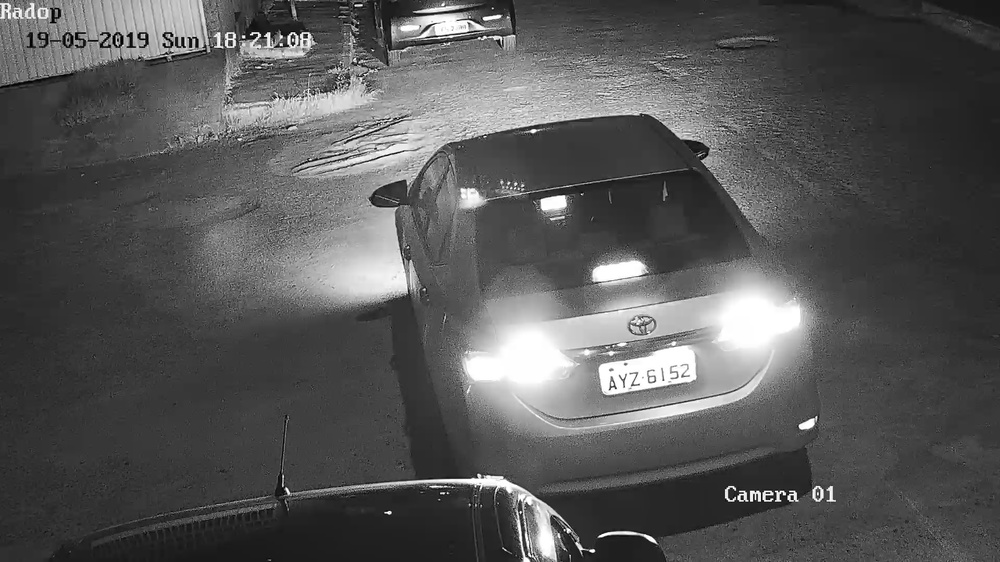
#> input picture Bibliotecas/Camera/Banco_de_Imagens/19_5_2019/18:21:13:743127.jpg, 1000 x 562 px, shrunk from 1920 x 1080 before the run
$ python processamento.py
#> lines starting #> are read from the running program, lines starting #| are printed output that depends on the picture
import cv2
import numpy as np
from matplotlib import pyplot as plt

# Initiate FAST object with default values
fast = cv2.FastFeatureDetector_create()

# Load an color image in grayscale
img = cv2.imread('19_5_2019/18:21:13:743127.jpg',0)
#> img is the input picture: shape (562, 1000); min 0, max 255, mean 86.8
plt.imshow(img, cmap = 'gray', interpolation = 'bicubic')
plt.xticks([]), plt.yticks([])  # to hide tick values on X and Y axis
plt.show()

#copy of original image for preprocessing
img_canny = cv2.Canny(img,100,200)
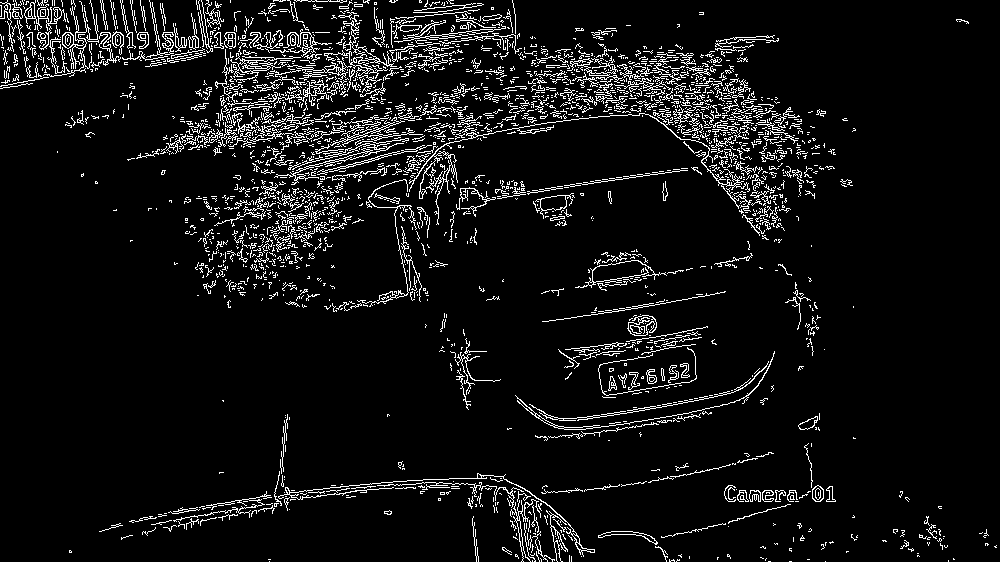
#> img_canny: shape (562, 1000); 7% white in thin lines or dots

plt.imshow(img_canny, cmap = 'gray', interpolation = 'bicubic')
plt.xticks([]), plt.yticks([])  # to hide tick values on X and Y axis
plt.show()


pre_img = img

$ run again, with Bibliotecas/Camera/Banco_de_Imagens/19_5_2019/15:40:37:784630.jpg copied over Bibliotecas/Camera/Banco_de_Imagens/19_5_2019/18:21:13:743127.jpg
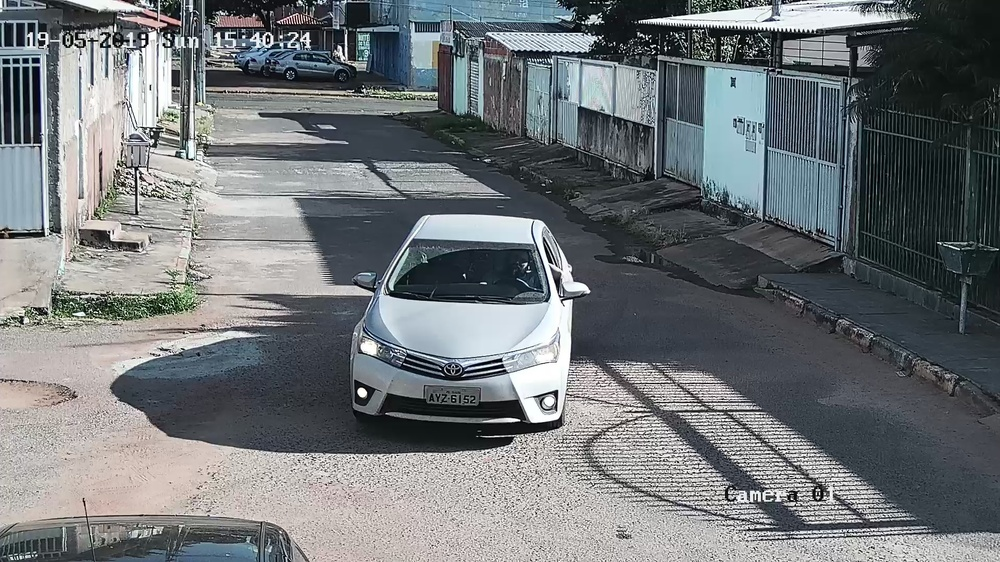
#> input picture Bibliotecas/Camera/Banco_de_Imagens/19_5_2019/15:40:37:784630.jpg, 1000 x 562 px, shrunk from 1920 x 1080 before the run
#> `img = cv2.imread('19_5_2019/18:21:13:743127.jpg',0)`:
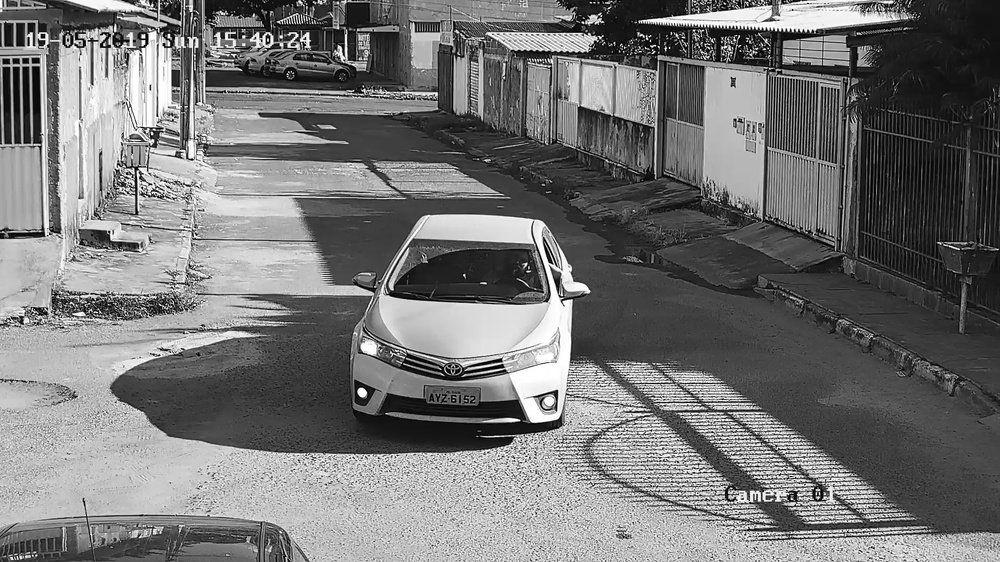
#> img: shape (562, 1000); min 0, max 255, mean 116.6
#> `img_canny = cv2.Canny(img,100,200)`:
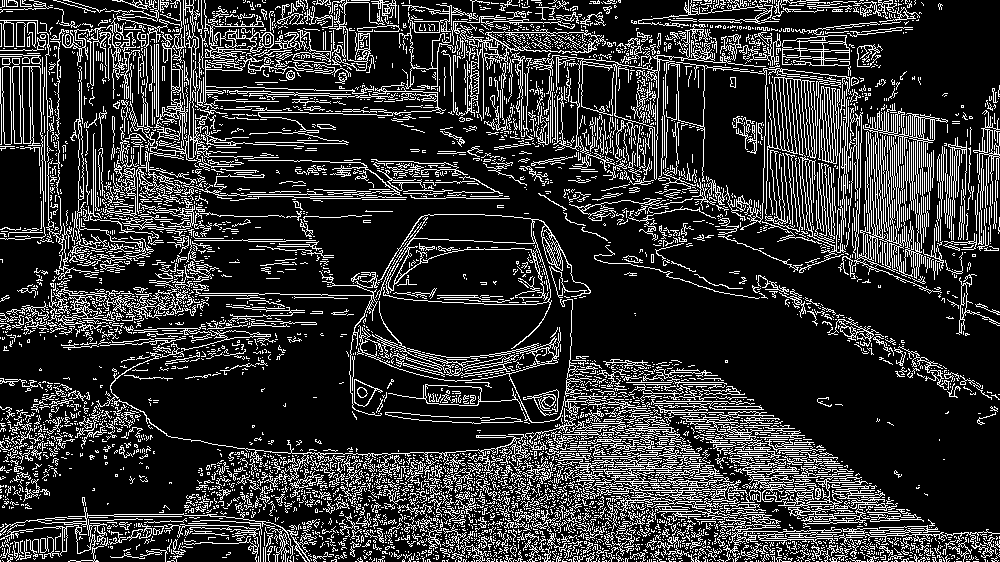
#> img_canny: shape (562, 1000); 19.6% white in thin lines or dots

$ run again, with Bibliotecas/Camera/Banco_de_Imagens/19_5_2019/16:1:31:543280.jpg copied over Bibliotecas/Camera/Banco_de_Imagens/19_5_2019/18:21:13:743127.jpg
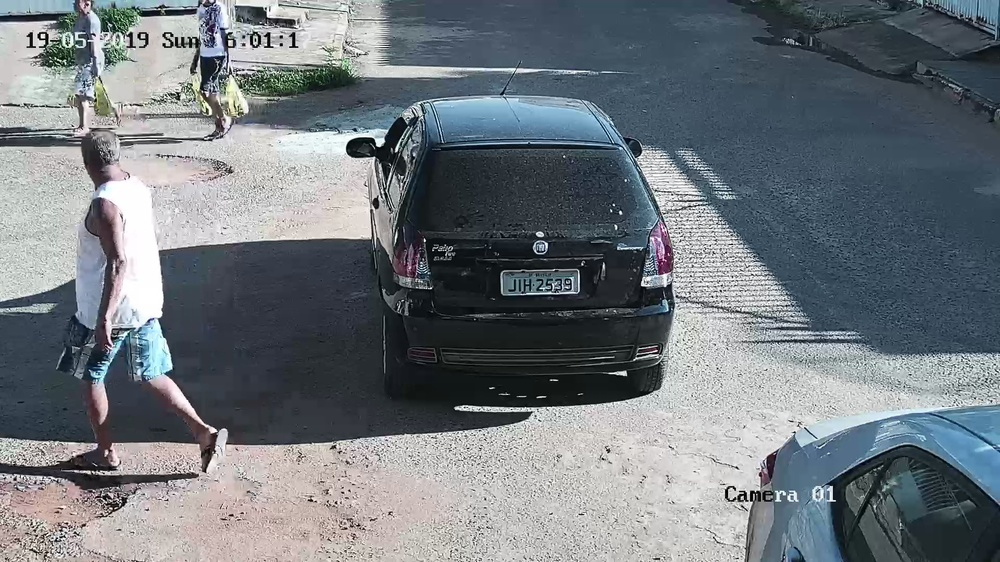
#> input picture Bibliotecas/Camera/Banco_de_Imagens/19_5_2019/16:1:31:543280.jpg, 1000 x 562 px, shrunk from 1920 x 1080 before the run
#> `img = cv2.imread('19_5_2019/18:21:13:743127.jpg',0)`:
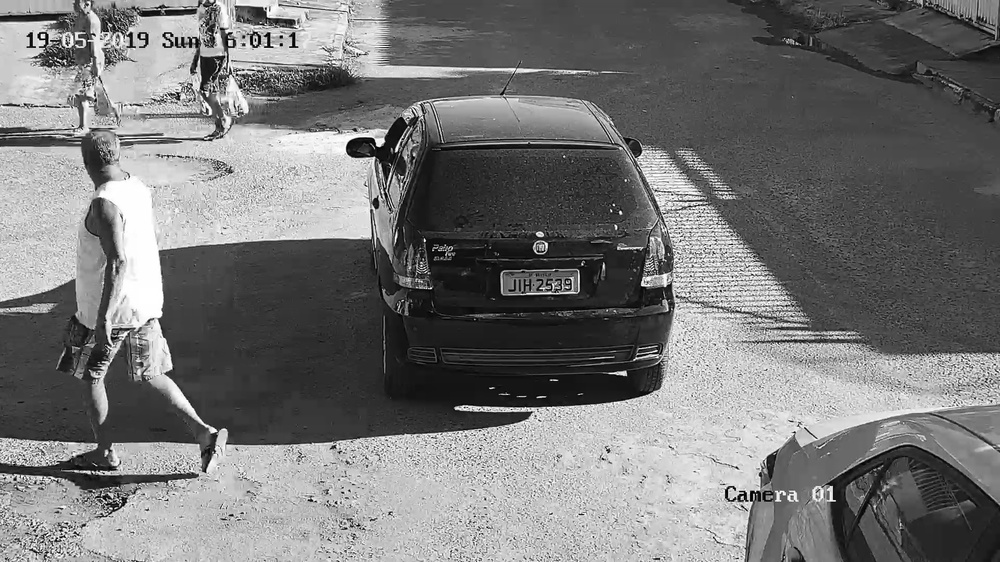
#> img: shape (562, 1000); min 0, max 255, mean 118
#> `img_canny = cv2.Canny(img,100,200)`:
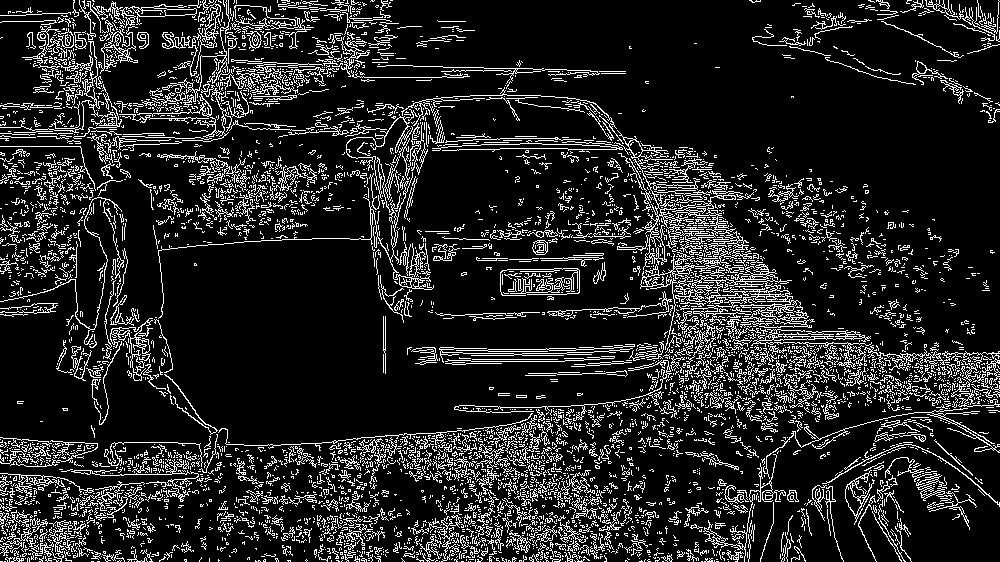
#> img_canny: shape (562, 1000); 14.1% white in thin lines or dots

$ run again, with Bibliotecas/Camera/Banco_de_Imagens/19_5_2019/16:2:57:27968.jpg copied over Bibliotecas/Camera/Banco_de_Imagens/19_5_2019/18:21:13:743127.jpg
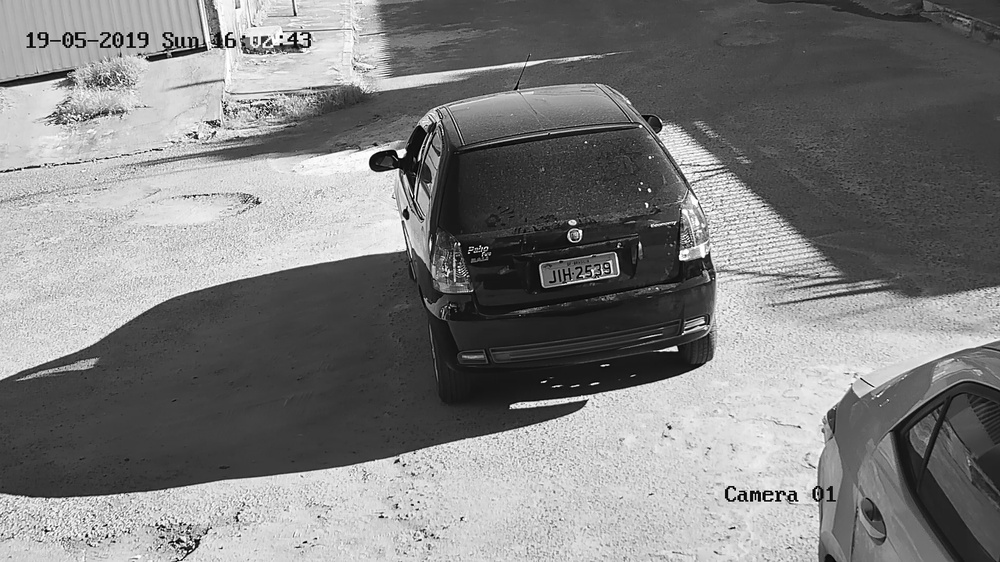
#> input picture Bibliotecas/Camera/Banco_de_Imagens/19_5_2019/16:2:57:27968.jpg, 1000 x 562 px, shrunk from 1920 x 1080 before the run
#> img is the input picture: shape (562, 1000); min 0, max 255, mean 126.5
#> `img_canny = cv2.Canny(img,100,200)`:
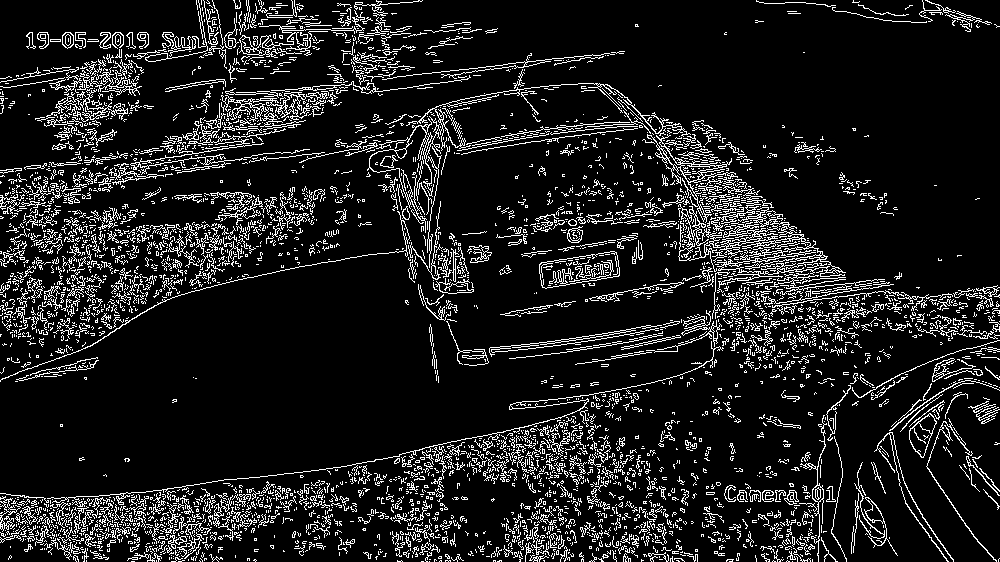
#> img_canny: shape (562, 1000); 11.7% white in thin lines or dots
